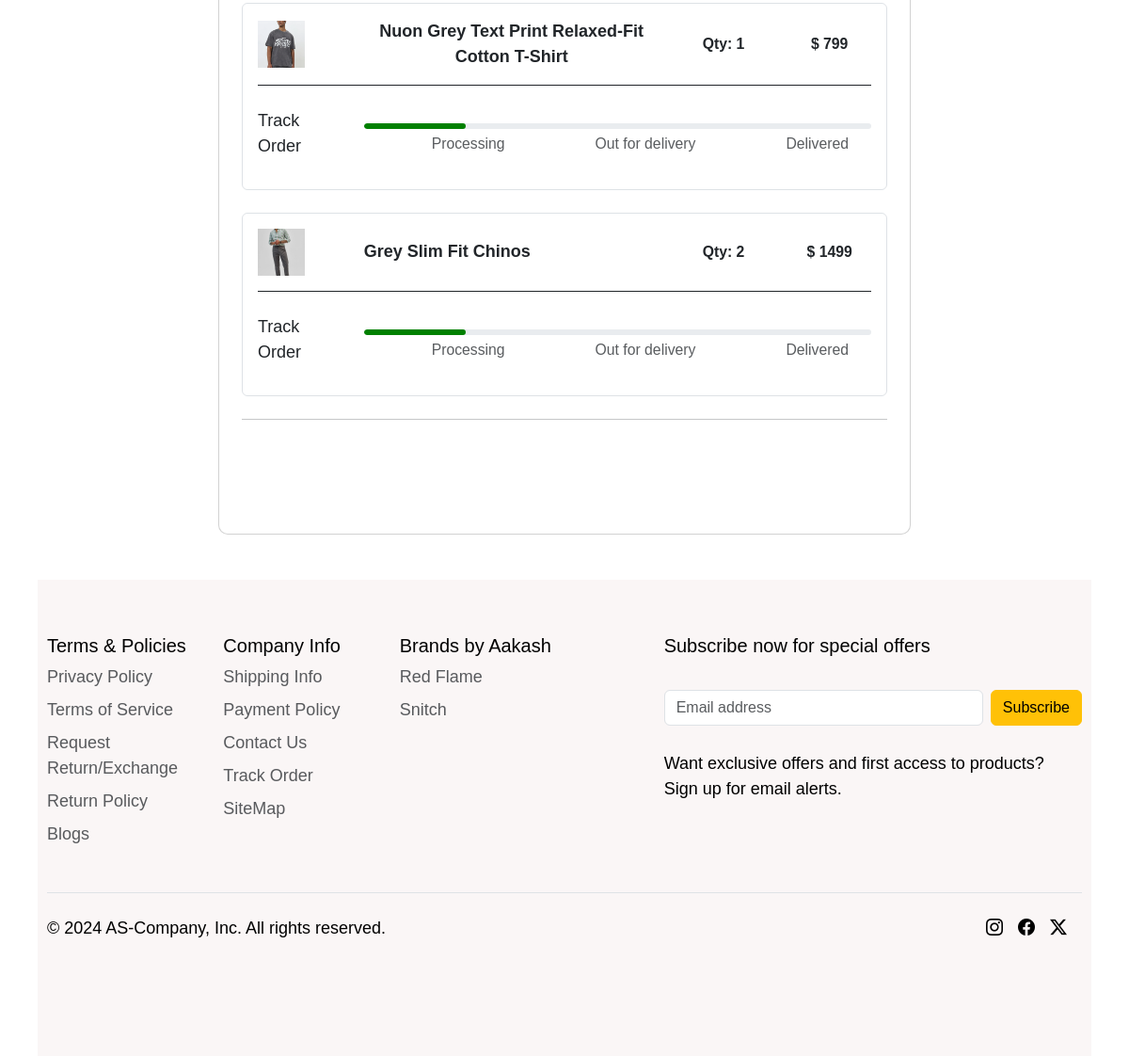
Page /order/ (signed in, lower part) on the earlier database version.
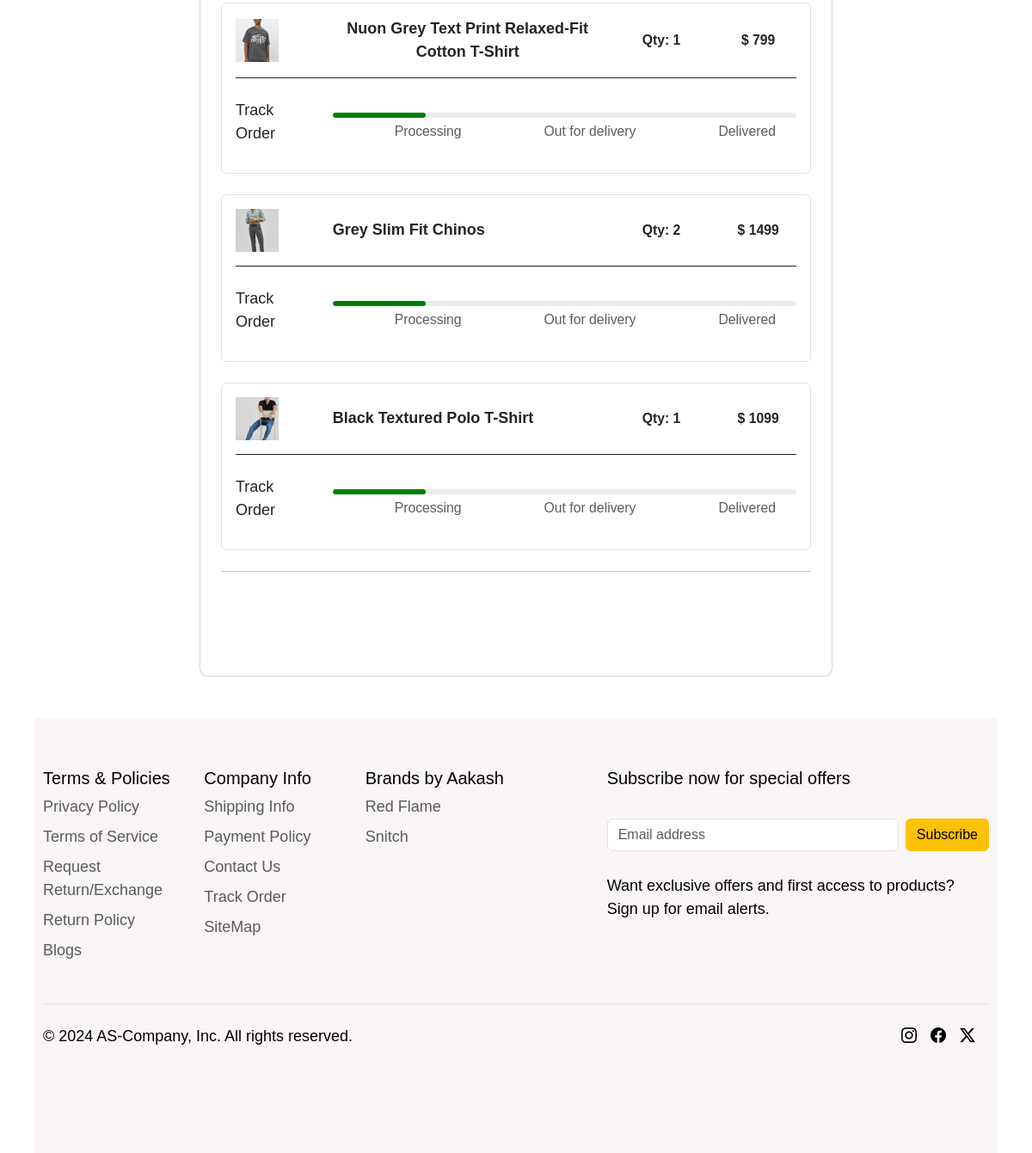
Same page on the later database version.
### core/models.py (models this page shows, shortened)
class Order(models.Model):
        STATUS_CHOICES = [
        ('PENDING', 'Pending'),
        ('PROCESSING', 'Processing'),
        ('COMPLETED', 'Completed'),
        ('CANCELLED', 'Cancelled'),
    ]
        user = models.ForeignKey(User, on_delete=models.CASCADE)
        customer=models.ForeignKey(Userdetails,on_delete=models.CASCADE)
        cloth=models.ForeignKey(new_arrival,on_delete=models.CASCADE)
        quantity = models.PositiveIntegerField(default=1)
        order_at = models.DateTimeField(auto_now_add=True)
        status = models.CharField(max_length=20, choices=STATUS_CHOICES, default='PENDING')
        order_size = models.CharField(max_length=3,default='M')

class new_arrival(models.Model):
        CATEGORY_CHOICES = [
        ('NEWARRIVAL','newarrival'),
        ('SHIRTS','shirts'),
        ('T_SHIRTS','t-shirts'),
        ('SWEATSHIRTS','sweatshirts'),
        ('TROUSERS','trousers'),
        ('SHORTS','shorts'),
        ('TRENDING','trending')
    ]
        SIZE_CHOICES = [
        ('S', 'Small'),
        ('M', 'Medium'),
        ('L', 'Large'),
        ('XL', 'Extra Large'),
    ]
        name=models.CharField(max_length=100)
        category = models.CharField(max_length=30,choices=CATEGORY_CHOICES)
        short_d = models.CharField(max_length=400)
        desc = models.TextField()
        original_price=models.IntegerField(default=1000)
        discounted_price=models.IntegerField()
        size = models.CharField(max_length=2, choices=SIZE_CHOICES,default='S')
        upperwear_img = models.ImageField(upload_to='new_arrival_img')

### core/views.py (the view)
# urls.py: path('order/',views.order,name='order'),
def order(request):
    ord=Order.objects.filter(user=request.user)
    return render (request,'core/order.html',{'ord':ord})

### core/templates/core/order.html (shortened to what this page needs)
{% extends "core/base.html" %}
{% load static %}
{% block content %}
{% if ord %}
<section class="h-100 gradient-custom">
    <div class="container py-5 h-100">
        <div class="row d-flex justify-content-center align-items-center h-100">
            <div class="col-lg-10 col-xl-8">
                <div class="card" style="border-radius: 10px;">
                    <div class="card-body p-4">
                        {% for o in ord %}
                        <div class="card shadow-0 border mb-4">
                            <div class="card-body">
                                <div class="row">
                                    <div class="col-md-2 text-center d-flex justify-content-left align-items-center">
                                        <img src="{{o.cloth.upperwear_img.url}}" alt="Image Description" class="img-fluid me-2" style="width: 50px; height: 50px; object-fit: cover;">
                                    </div>
                                    <div class="col-md-6 text-center d-flex justify-content-left align-items-center">
                                        <p class="text-muted mb-0"><strong class='text-dark'>{{ o.cloth.short_d }}</strong></p>
                                    </div>
                                    <div class="col-6 col-md-2 text-center d-flex justify-content-center align-items-center">
                                        <p class="text-muted mb-0 small">
                                            <strong class="text-dark">Qty: {{ o.quantity }}</strong>
                                        </p>
                                    </div>
                                    <div class="col-6 col-md-2 text-center d-flex justify-content-center align-items-center">
                                        <p class="text-muted mb-0 small">
                                            <strong class="text-dark">&#x24; {{ o.cloth.discounted_price }}</strong>
                                        </p>
                                    </div>
                                </div>
                                <hr class="mb-4" style="background-color: #e0e0e0; opacity: 1;">
                                {% if o.status == 'CANCELLED' %}
                                <div style="text-align: center; margin: 20px auto;">
                                   <strong> <h6 style="color: #d9534f; font-size: 16px; font-weight: bold; margin-bottom: 10px;">
                                        Your Order Has Been Cancelled!!
                                    </h6></strong>
                                    <p style="color: #6c757d; font-size: 14px; margin: 0;">
                                        Please contact support if you need further assistance.
                                    </p>
                                </div>
                                    {% else %}
                                            {% if o.status == 'PENDING' %}
                                            <div class="row d-flex align-items-center">
                                                <div class="col-md-2">
                                                    <p class="text-muted mb-0 small"><p class='text-dark'>Track Order</p></p>
                                                </div>
                                                <div class="col-md-10">
                                                    <div class="progress" style="height: 6px; border-radius: 16px;">
                                                        <div class="progress-bar" role="progressbar"
                                                        style="width: 20%; border-radius: 16px; background-color: green;"
                                                        aria-valuenow="65" aria-valuemin="0" aria-valuemax="100">
                                                    </div>
                                                </div>
                                                <div class="d-flex justify-content-around mb-1">
                                                    <p class="text-muted mt-1 mb-0 small ms-xl-5">Processing</p>
                                                    <p class="text-muted mt-1 mb-0 small ms-xl-5">Out for delivery</p>
                                                    <p class="text-muted mt-1 mb-0 small ms-xl-5">Delivered</p>
                                                </div>
                                            </div>
                                        </div>
                                        {% endif %}
                                {% endif %}
                            </div>
                        </div>
                        {% endfor %}
                        <hr>
                        {% else %}
                        <h2 class='d-flex justify-content-center mt-5'>You Haven't Placed An Order&#128532</h2>
                        {% endif %}
                        <br> <br> <br>
                    </div>
                  </div>
                </div>
              </div>
            </div>
</section>
{% endblock content %}

### core/templates/core/base.html (shortened to what this page needs)
<!doctype html>
{% load static %}
<html lang="en">
  <head>
    <link rel="stylesheet" href="{% static "core/css/bootstrap.min.css" %}">
    <link rel="stylesheet" href="https://cdn.jsdelivr.net/npm/bootstrap-icons@1.11.3/font/bootstrap-icons.min.css">
    <link href="https://cdn.jsdelivr.net/npm/bootstrap@5.3.3/dist/css/bootstrap.min.css" rel="stylesheet">
    <link rel="stylesheet" href="{% static "core/css/core.css" %}">
  </head>
  <body>
    {% block content %}
    {% endblock content %}
    {% include "core/footer.html" %}
  </body>
</html>

### core/templates/core/navbar.html (shortened to what this page needs)
{% load static %}

### core/templates/core/footer.html (shortened to what this page needs)
{% load static %}
<div class="container-fluid" style="color: black; background-color: rgb(250, 246, 246); width: calc(100vw - 80px); padding: 10px; margin: 0 40px; max-width: none;">
    <footer class="py-5">
        <div class="row">
            <div class="col-6 col-md-2 mb-3">
                <h5>Terms & Policies</h5>
                <ul class="nav flex-column">
                    <li class="nav-item mb-2"><a href="#" class="nav-link p-0 text-body-secondary" style="color: grey;">Privacy Policy</a></li>
                    <li class="nav-item mb-2"><a href="#" class="nav-link p-0 text-body-secondary" style="color: grey;">Terms of Service</a></li>
                    <li class="nav-item mb-2"><a href="#" class="nav-link p-0 text-body-secondary" style="color: grey;">Request Return/Exchange</a></li>
                    <li class="nav-item mb-2"><a href="#" class="nav-link p-0 text-body-secondary" style="color: grey;">Return Policy</a></li>
                    <li class="nav-item mb-2"><a href="#" class="nav-link p-0 text-body-secondary" style="color: grey;">Blogs</a></li>
                </ul>
            </div>
            <div class="col-6 col-md-2 mb-3">
                <h5>Company Info</h5>
                <ul class="nav flex-column">
                    <li class="nav-item mb-2"><a href="#" class="nav-link p-0 text-body-secondary" style="color: gray;">Shipping Info</a></li>
                    <li class="nav-item mb-2"><a href="#" class="nav-link p-0 text-body-secondary" style="color: gray;">Payment Policy</a></li>
                    <li class="nav-item mb-2"><a href="#" class="nav-link p-0 text-body-secondary" style="color: gray;">Contact Us</a></li>
                    <li class="nav-item mb-2"><a href="#" class="nav-link p-0 text-body-secondary" style="color: gray;">Track Order</a></li>
                    <li class="nav-item mb-2"><a href="#" class="nav-link p-0 text-body-secondary" style="color: gray;">SiteMap</a></li>
                </ul>
            </div>
            <div class="col-6 col-md-2 mb-3">
                <h5>Brands by Aakash</h5>
                <ul class="nav flex-column">
                    <li class="nav-item mb-2"><a href="#" class="nav-link p-0 text-body-secondary" style="color: gray;">Red Flame</a></li>
                    <li class="nav-item mb-2"><a href="#" class="nav-link p-0 text-body-secondary" style="color: gray;">Snitch</a></li>
                </ul>
            </div>
            <div class="col-md-5 offset-md-1 mb-3">
                <form>
                    <h5>Subscribe now for special offers</h5>
                   <br>
                    <div class="d-flex flex-column flex-sm-row w-100 gap-2">
                        <input id="newsletter1" type="text" class="form-control" placeholder="Email address">
                        <button class="btn btn-warning" type="button">Subscribe</button>
                    </div>
                    <br>
                    <p>Want exclusive offers and first access to products? Sign up for email alerts.</p>
                </form>
            </div>
        </div>
        <div class="d-flex flex-column flex-sm-row justify-content-between py-4 my-4 border-top">
            <p>&copy; 2024 AS-Company, Inc. All rights reserved.</p>
            <ul class="list-unstyled d-flex">
               <li><a href="https://www.instagram.com/" target="_blank" class="me-3"><i class="bi bi-instagram"></i></a></li>
               <li><a href="https://www.facebook.com/login.php/" target="_blank" class="me-3"><i class="bi bi-facebook"></i></i></a></li>
               <li><a href="https://x.com/?lang=en&mx=2" target="_blank" class="me-3"><i class="bi bi-twitter-x"></i></a></li>
            </ul>
        </div>
    </footer>
</div>

### core/static/core/css/core.css (style rules this page uses)
@media (max-width: 1200px) { body { font-size: 18px; padding: 15px; } }
body { overflow-x: hidden; margin: 0; padding: 0; font-family: Arial, sans-serif; background-color: white; }
a { color: rgb(0, 0, 0); }

### core/templates/core/base.html (style rules this page uses)
body { overflow-x: hidden; margin: 0; padding: 0; font-family: Arial, sans-serif; }

### core/templates/core/navbar.html (style rules this page uses)
@media (max-width: 1200px) { body { font-size: 18px; padding: 15px; } }
body { overflow-x: hidden; margin: 0; padding: 0; font-family: Arial, sans-serif; }

Differences in the rows shown:
added Order: cloth.upperwear_img (picture), cloth.short_d "Black Textured Polo T-Shirt", quantity "1", cloth.discounted_price "1099", status "Track Order"
